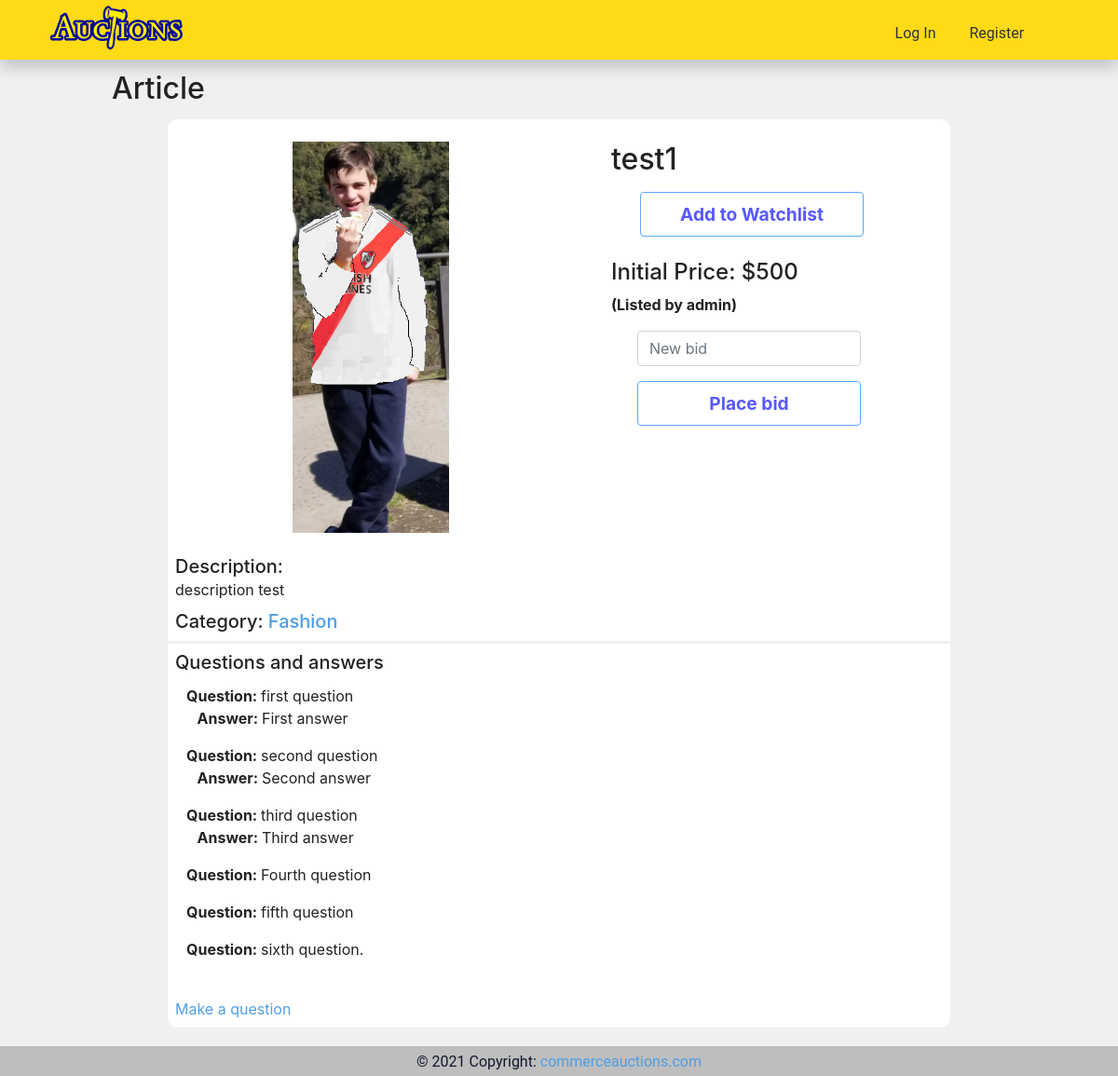
The page /listing_page/61 on the database as committed earlier.
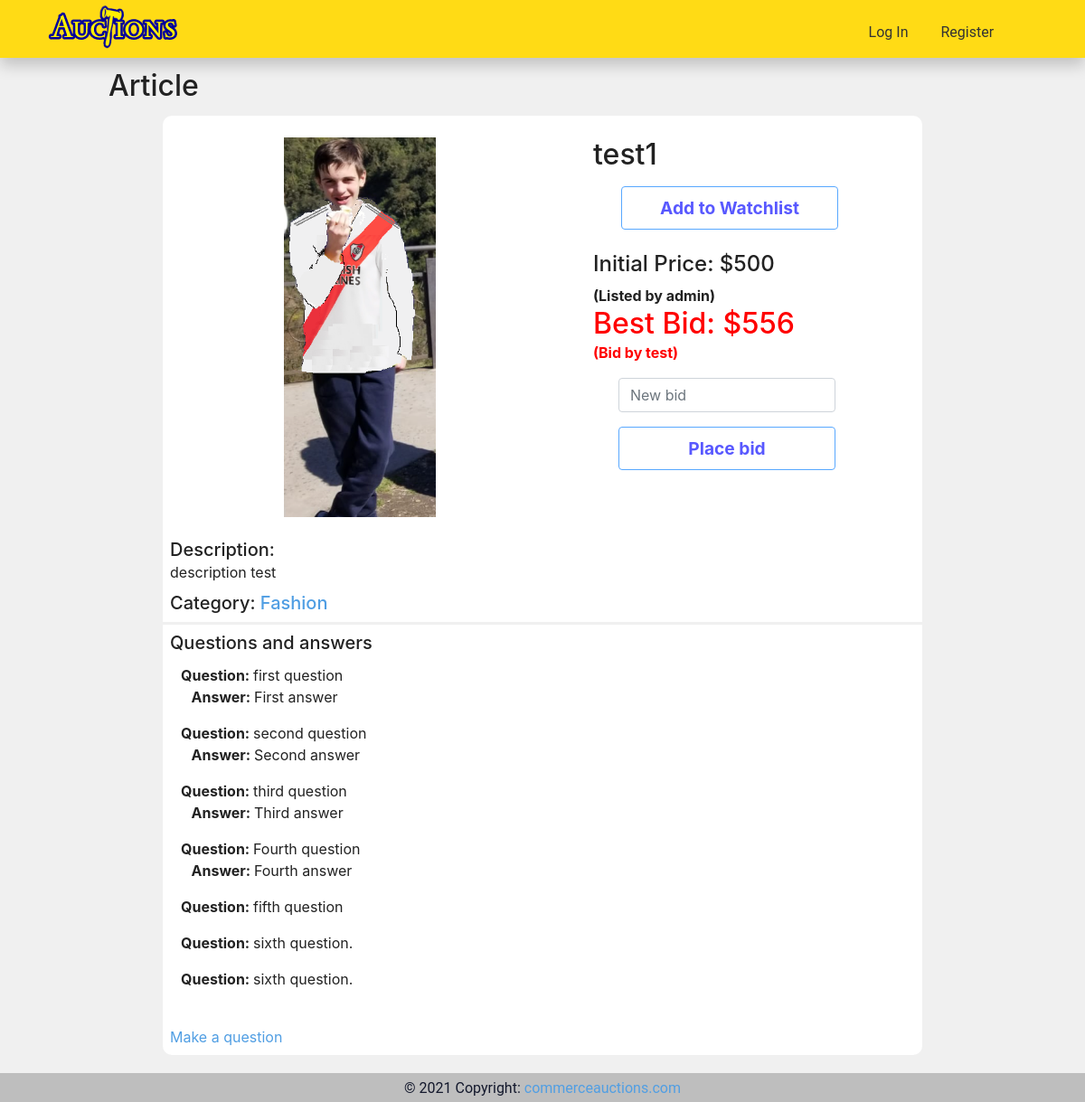
The same page on the database as committed later.
### auctions/models.py (models this page shows, shortened)
class Category(models.Model):
    category_name = models.CharField(max_length=20, blank=True)

class Comments(models.Model):
    id_auction = models.ForeignKey(AuctionListings, on_delete = models.CASCADE, related_name = "auction_comments")
    description = models.CharField(max_length = 150)
    id_user = models.ForeignKey(User, on_delete=models.CASCADE, related_name = "user_comments")
    answer = models.CharField(null=True, max_length = 150)

class Bids(models.Model):
    id_auction = models.ForeignKey(AuctionListings, on_delete=models.CASCADE, related_name = "auction_bids")
    price = models.IntegerField()
    id_user = models.ForeignKey(User, on_delete=models.CASCADE, related_name = "user_bids")

class User(AbstractUser):
    pass

### auctions/views.py (the view)
# urls.py: path("listing_page/<str:auction>", views.listing_page, name="listing_page"),
def listing_page(request, auction):
    user_logged = request.user
    print("auction")
    print(auction)
    auction_data = AuctionListings.objects.get(id=auction)
    actual_bid = Bids.objects.filter(id_auction=auction_data.id)
    actual_comment = Comments.objects.filter(id_auction=auction_data.id)
    comments = Comments.objects.filter(id_auction=auction_data.id)
    err_mess = ""
    if(actual_bid):
        actual_bid = Bids.objects.get(id_auction=auction_data.id)
    '''print(auction_data.id)'''
    if(request.method == "POST"):
        if(request.POST["_place_bid"] == "Add to Watchlist"):
            add_watchlist = WatchLists(id_auction=auction_data , id_user=user_logged)
            add_watchlist.save()
            '''print(add_watchlist)'''
            in_watchlist=add_watchlist
        else:
            '''print(user_logged)
            print(auction_data.id)'''
            del_watchlist = WatchLists.objects.get(id_auction=auction_data.id,id_user=user_logged.id)
            del_watchlist.delete()
            in_watchlist=False
    else:
        in_watchlist = WatchLists.objects.filter(id_auction=auction_data.id,id_user=user_logged.id)
        new_bid = request.GET.get('new_bid')
        close_auction = request.GET.get('close_auction')
        new_comment = request.GET.get('new_comment')
        print(new_bid)
        print(close_auction)
        print(new_comment)
        if(new_bid):
            print("hay una nueva oferta")
            print(actual_bid)
            if(actual_bid):
                print("si ya tenia una oferta anterior")
                if(int(new_bid) > actual_bid.price):
                    print("nueva oferta mayor que la anterior")
                    actual_bid.delete()
                    add_bid = Bids(id_auction=auction_data, price=int(new_bid), id_user=user_logged)
                    add_bid.save()
                    actual_bid = add_bid
                else:
                    print("nueva oferta no es mayor que la anterior")
                    err_mess = "Your bid is lower than the previous"
            else:
                print("no tenia una oferta anterior")
                if(int(new_bid)>=auction_data.initial_price):
                    print("nueva oferta mayor o igual que la inicial")
                    add_bid = Bids(id_auction=auction_data, price=int(new_bid), id_user=user_logged)
                    add_bid.save()
                    actual_bid = add_bid
                else:
                    print("nueva oferta es menor que la inicial")
                    err_mess = "Your bid is lower than the starting price."
        elif(new_bid == "" and new_comment == ""):
            print("no ha ingresado ninguna oferta o comentario")
            err_mess = "You have not entered any bid or comment."
        elif(new_comment):
            add_comment = Comments(id_auction=auction_data, description=new_comment, id_user=user_logged)
            add_comment.save()
        elif(close_auction):
            print("se pidió el cierre de la auction list")
            auction_data.auction_active = 0
            auction_data.save()
        else:
            print("carga inicial de la pagina")
    return render(request, "auctions/listing_page.html", {
        "auction_data": auction_data,
        "in_watchlist": in_watchlist,
        "user_logged" : user_logged,
        "actual_bid" : actual_bid,
        "err" : err_mess,
        "comments" : comments,
    })

### auctions/templates/auctions/listing_page.html (shortened to what the changed rows need)
{% extends "auctions/layout.html" %}
{% block body %}
<div class="sub">
    <h2>Article</h2>
</div>
    <div class="main">
        <form action="{% url 'auctions_app:listing_page' auction=auction_data.id %}"  method="post" enctype="multipart/form-data">
            <div id="auction_data">
                <div id="order-column">
                    <h2>{{ auction_data.name }}</h2>
                    <label class="container">
                        {% if user_logged.id %}
                            {% if in_watchlist %}
                                <input class="btn btn-primary" id="in_watchlist" type="submit" value="In Watchlist" name="_place_bid">
                            {% else %}
                                <input class="btn btn-primary" id="out_watchlist" type="submit" value="Add to Watchlist" name="_place_bid">
                            {% endif %}
                        {% else %}
                            <input class="btn btn-primary" id="myDIV" disabled   value="Add to Watchlist" name="_place_bid">
                        {% endif %}
                    </label>
                    <div id="auction_price"><h4>Initial Price: ${{ auction_data.initial_price }}</h4> (Listed by {{auction_data.id_user}})</div>
                    {% if actual_bid %}
                        <div id="bid_price"><h2>Best Bid: ${{ actual_bid.price }}</h2> (Bid by {{ actual_bid.id_user }})</div>
                    {% endif %}
                </form>
                </div>
            </div>
        <div id="auction_category">
            <h5>
                Category:
                {% for category in auction_data.auction_category.all %}
                    <a href="../category/{{ category.id }}" >
                        {{ category.category_name }}
                    </a>
                {% endfor %}
            </h5>
        </div>
        <div id="auction_comments">
            {% if comments %}
                {% for comment in comments %}
                    <div class="form-group" id="question-answer">
                        <div id="question">
                            <b>Question: </b>    {{ comment.description }}
                        </div>
                        <div id="answer">
                            {% if comment.answer %}
                                    <b>Answer: </b>   {{ comment.answer }}
                            {% endif %}
                        </div>
                    </div>
                {% endfor %}
            {% else %}
                <div class="form-group" >
                    <b> No questions</b>
                </div>
            {% endif %}
        </div>
{% endblock %}

Rows that differ between the two databases and show on the page:
added Bids: price "556", id_user "test"
changed Comments "Fourth question": answer (not shown) → "Fourth answer"
added Comments: description "sixth question."
Other text that changed with them:
text now shown: "Best Bid: $ (Bid by )"
